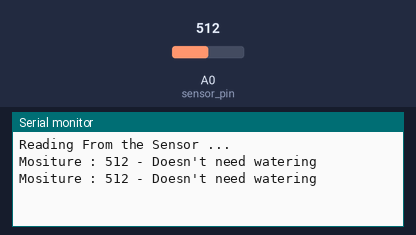
Simulated run of this sketch. Board: Arduino Uno, built with avr-gcc and run on an emulated ATmega328P. On the bench: the last lines printed to the serial monitor. The inputs (shaded band) are chosen by the test bench; at power-on: A0 (sensor_pin) = 512.

Above: at 3.2 s.
3.3 s: A0 (sensor_pin) set to 855
At 4.6 s:
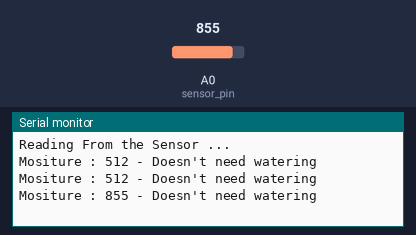
4.8 s: A0 (sensor_pin) set to 878
At 5.5 s:
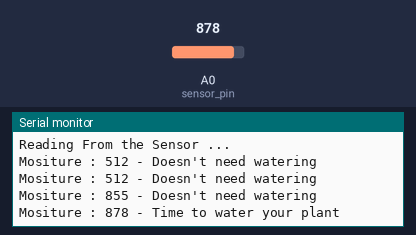

Measured:
- the behaviour switches between 866 and 867 on A0 (sensor_pin) (found by bisection; images 1 and 2)
- after the input at 3.3 s, the serial monitor: prints a new line after 0.70 s (image 1)
- after the input at 4.8 s, the serial monitor: prints a new line after 0.20 s (image 2)

The sketch:

soil_2.ino
```cpp
int sensor_pin = A0;
int output_value;
int thresholdValue = 867;

void setup()
{
	Serial.begin(9600);
	Serial.println("Reading From the Sensor ...");
	delay(2000);
}

void loop()
{

	output_value = analogRead(sensor_pin);
	// we will map the output values to 0-100 because the moisture is measured in percentage.
	// When we took the readings from the dry soil, the sensor value was 867, and in the wet soil,
	// the sensor value was 532. We mapped these values to get the moisture.
	// After that, we printed these values on the serial monitor.
	//output_value = map(output_value, thresholdValue, 532, 0, 100);
	Serial.print("Mositure : ");
	Serial.print(output_value);
	//Serial.println("%");

	if (output_value < thresholdValue)
	{
		Serial.println(" - Doesn't need watering");
	}
	else
	{
		Serial.println(" - Time to water your plant");
	}
	delay(1000);
}
```
